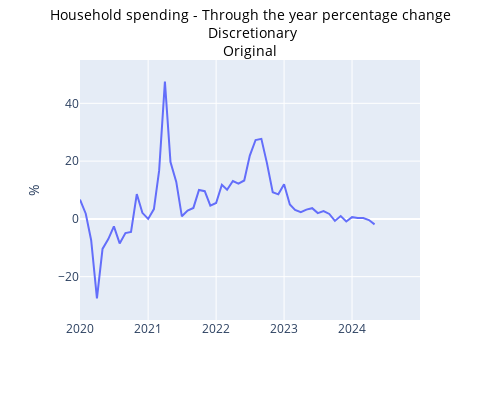

Notebook code for this chart:
### Code cell
startDateExample = datetime(2020, 1, 1)
endDateExample = datetime(2024, 12, 31)
seriesToGraph = 'A129534881F'


graph_series_abs(seriesToGraph, dataSetLF, startDateExample, endDateExample,1, metaDataDict)

### Figure 1 — Plotly figure (JSON) as saved in the notebook; plotly's stock layout.template omitted (floating-point values rounded to 4 significant figures)
{"data": [{"hovertemplate": "Date=%{x}<br>A129534881F=%{y}<extra></extra>", "legendgroup": "", "line": {"color": "#636efa", "dash": "solid"}, "marker": {"symbol": "circle"}, "mode": "lines", "name": "", "orientation": "v", "showlegend": false, "type": "scatter", "x": ["2019-01-01T00:00:00", "2019-02-01T00:00:00", "2019-03-01T00:00:00", "2019-04-01T00:00:00", "2019-05-01T00:00:00", "2019-06-01T00:00:00", "2019-07-01T00:00:00", "2019-08-01T00:00:00", "2019-09-01T00:00:00", "2019-10-01T00:00:00", "2019-11-01T00:00:00", "2019-12-01T00:00:00", "2020-01-01T00:00:00", "2020-02-01T00:00:00", "2020-03-01T00:00:00", "2020-04-01T00:00:00", "2020-05-01T00:00:00", "2020-06-01T00:00:00", "2020-07-01T00:00:00", "2020-08-01T00:00:00", "2020-09-01T00:00:00", "2020-10-01T00:00:00", "2020-11-01T00:00:00", "2020-12-01T00:00:00", "2021-01-01T00:00:00", "2021-02-01T00:00:00", "2021-03-01T00:00:00", "2021-04-01T00:00:00", "2021-05-01T00:00:00", "2021-06-01T00:00:00", "2021-07-01T00:00:00", "2021-08-01T00:00:00", "2021-09-01T00:00:00", "2021-10-01T00:00:00", "2021-11-01T00:00:00", "2021-12-01T00:00:00", "2022-01-01T00:00:00", "2022-02-01T00:00:00", "2022-03-01T00:00:00", "2022-04-01T00:00:00", "2022-05-01T00:00:00", "2022-06-01T00:00:00", "2022-07-01T00:00:00", "2022-08-01T00:00:00", "2022-09-01T00:00:00", "2022-10-01T00:00:00", "2022-11-01T00:00:00", "2022-12-01T00:00:00", "2023-01-01T00:00:00", "2023-02-01T00:00:00", "2023-03-01T00:00:00", "2023-04-01T00:00:00", "2023-05-01T00:00:00", "2023-06-01T00:00:00", "2023-07-01T00:00:00", "2023-08-01T00:00:00", "2023-09-01T00:00:00", "2023-10-01T00:00:00", "2023-11-01T00:00:00", "2023-12-01T00:00:00", "2024-01-01T00:00:00", "2024-02-01T00:00:00", "2024-03-01T00:00:00", "2024-04-01T00:00:00", "2024-05-01T00:00:00"], "xaxis": "x", "y": [null, null, null, null, null, null, null, null, null, null, null, null, 6.7, 1.8, -7.4, -27.5, -10.4, -7, -2.6, -8.5, -4.9, -4.5, 8.6, 2.1, 0, 3.4, 16.7, 47.5, 19.7, 12.8, 0.9, 2.9, 3.8, 10, 9.6, 4.6, 5.5, 11.8, 10.1, 13.1, 12.2, 13.3, 21.9, 27.3, 27.7, 19.3, 9.2, 8.5, 12, 5, 3.1, 2.3, 3.2, 3.7, 2, 2.7, 1.7, -0.7, 1, -0.9, 0.6, 0.3, 0.3, -0.4, -1.9], "yaxis": "y"}], "layout": {"height": 400, "hovermode": "x", "legend": {"tracegroupgap": 0}, "margin": {"t": 60}, "title": {"font": {"color": "black", "size": 14}, "text": "Household spending - Through the year percentage change<br> Discretionary<br>Original", "x": 0.5, "y": 0.95}, "width": 500, "xaxis": {"anchor": "y", "domain": [0, 1], "range": ["2020-01-01T00:00:00", "2024-12-31T00:00:00"], "title": {"text": " "}, "type": "date"}, "yaxis": {"anchor": "x", "domain": [0, 1], "range": [-35, 55], "title": {"text": "%"}, "type": "linear"}}}
